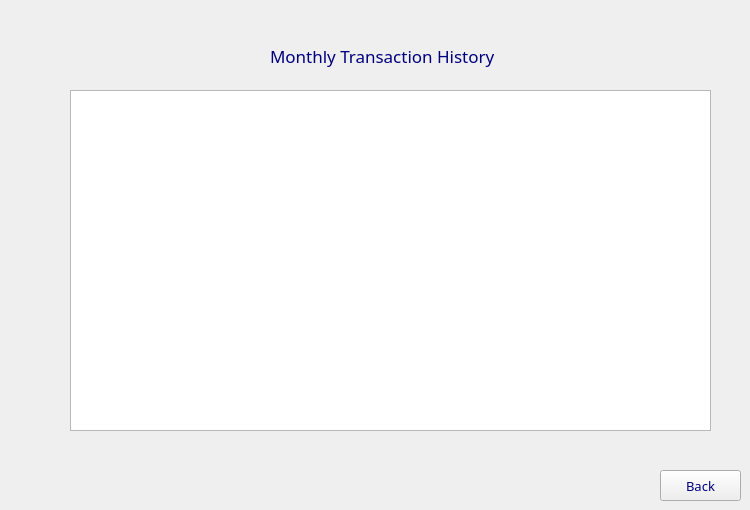
      <widget class="QWidget" name="page_14">
       <widget class="QLabel" name="Title_16">
        <property name="geometry">
         <rect>
          <x>270</x>
          <y>40</y>
          <width>281</width>
          <height>31</height>
         </rect>
        </property>
        <property name="font">
         <font>
          <family>Impact</family>
          <pointsize>13</pointsize>
          <italic>false</italic>
          <bold>false</bold>
         </font>
        </property>
        <property name="styleSheet">
         <string notr="true">QLabel {
	font: 13pt &quot;Impact&quot;;
	color: rgb(0, 0, 127);
}</string>
        </property>
        <property name="text">
         <string>Monthly Transaction History</string>
        </property>
       </widget>
       <widget class="QTableWidget" name="monthlyTransactionsTableWidget">
        <property name="geometry">
         <rect>
          <x>70</x>
          <y>90</y>
          <width>641</width>
          <height>341</height>
         </rect>
        </property>
       </widget>
       <widget class="QPushButton" name="Back_9">
        <property name="geometry">
         <rect>
          <x>660</x>
          <y>470</y>
          <width>81</width>
          <height>31</height>
         </rect>
        </property>
        <property name="font">
         <font>
          <family>Modern No. 20</family>
          <pointsize>10</pointsize>
          <italic>false</italic>
          <bold>false</bold>
         </font>
        </property>
        <property name="styleSheet">
         <string notr="true">
	font: 10pt &quot;Modern No. 20&quot;;
	color: rgb(0, 0, 127);
</string>
        </property>
        <property name="text">
         <string>Back</string>
        </property>
       </widget>
      </widget>
